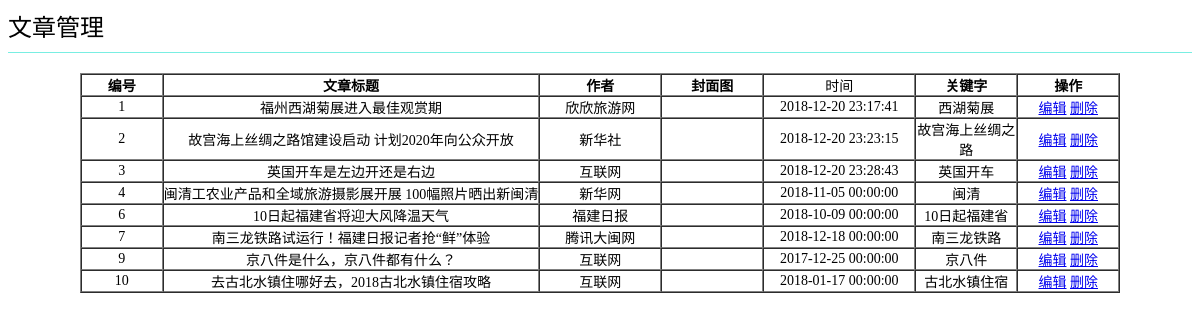
The app's page /admin/cp_article.php with its own data.
### tables this page shows
CREATE TABLE `ttc_article`  (
  `id` int(10) UNSIGNED NOT NULL AUTO_INCREMENT,
  `title` varchar(80) NOT NULL COMMENT '标题',
  `author` varchar(15) NOT NULL COMMENT '作者',
  `thumb` varchar(255) NULL DEFAULT NULL COMMENT '封面图',
  `time` timestamp(0) NOT NULL DEFAULT CURRENT_TIMESTAMP COMMENT '创建时间',
  `content` text NOT NULL COMMENT '内容',
  `keywords` varchar(150) NOT NULL COMMENT '关键字',
  PRIMARY KEY (`id`) USING BTREE
);

### admin/cp_article.php (the view, shortened to what this page needs)
<!DOCTYPE html PUBLIC "-//W3C//DTD XHTML 1.0 Transitional//EN" "http://www.w3.org/TR/xhtml1/DTD/xhtml1-transitional.dtd">
<html xmlns="http://www.w3.org/1999/xhtml">
<head>
<link rel="stylesheet" type="text/css" href="css/cp_article.css"/>
</head>
<body>
<?php
$link = @mysqli_connect("localhost","root","123456","itcast_ttc") or exit("连接失败!");
$sql = "select * from ttc_article";
$result = mysqli_query($link,$sql);
?>
<body>
<div class="title">
	文章管理
</div>
<div class="box">
<div class="box-body">
	<table align="center" border="1" cellpadding="0" cellspacing="0">
		<tr>
        <th width="80">编号</th>
        <th>文章标题</th>
        <th width="120">作者</th>
        <th width="100">封面图</th>
        <td width="150">时间</td>
        <th width="100">关键字</th>
        <th width="100">操作</th>
        </tr>
		<?php while($row = mysqli_fetch_array($result,MYSQLI_ASSOC)){?>
			<tr>
				<td><?=$row['id']?></td>
				<td><?=$row['title']?></td>
				<td><?=$row['author']?></td>
				<td><?=$row['thumb']?></td>
				<td><?=$row['time']?></td>
                <td><?=$row['keywords']?></td>
				<td class="s-act">
                	<a href="cp_article_edit.php?id=<?=$row['id']?>">编辑</a>
                	<a href="cp_article_del.php?id=<?=$row['id']?>">删除</a>
                </td>
			</tr>
		<?php } ?>
	</table>
</body>
</html>

### admin/css/cp_article.css (style rules this page uses)
* { font-size:14px; }
table { text-align:center; margin-top:20px; background:#FFF; }
.title { border-bottom:1px solid #79EEE2; font-size:24px; padding-bottom:9px; }

### records on screen
ttc_article: id "1", title "福州西湖菊展进入最佳观赏期", author "欣欣旅游网", time "2018-12-20 23:17:41", keywords "西湖菊展"
ttc_article: id "2", title "故宫海上丝绸之路馆建设启动 计划2020年向公众开放", author "新华社", time "2018-12-20 23:23:15", keywords "故宫海上丝绸之路"
ttc_article: id "3", title "英国开车是左边开还是右边", author "互联网", time "2018-12-20 23:28:43", keywords "英国开车"
ttc_article: id "4", title "闽清工农业产品和全域旅游摄影展开展 100幅照片晒出新闽清", author "新华网", time "2018-11-05 00:00:00", keywords "闽清"
ttc_article: id "6", title "10日起福建省将迎大风降温天气", author "福建日报", time "2018-10-09 00:00:00", keywords "10日起福建省"
ttc_article: id "7", title "南三龙铁路试运行！福建日报记者抢“鲜”体验", author "腾讯大闽网", time "2018-12-18 00:00:00", keywords "南三龙铁路"
ttc_article: id "9", title "京八件是什么，京八件都有什么？", author "互联网", time "2017-12-25 00:00:00", keywords "京八件"
ttc_article: id "10", title "去古北水镇住哪好去，2018古北水镇住宿攻略", author "互联网", time "2018-01-17 00:00:00", keywords "古北水镇住宿"
